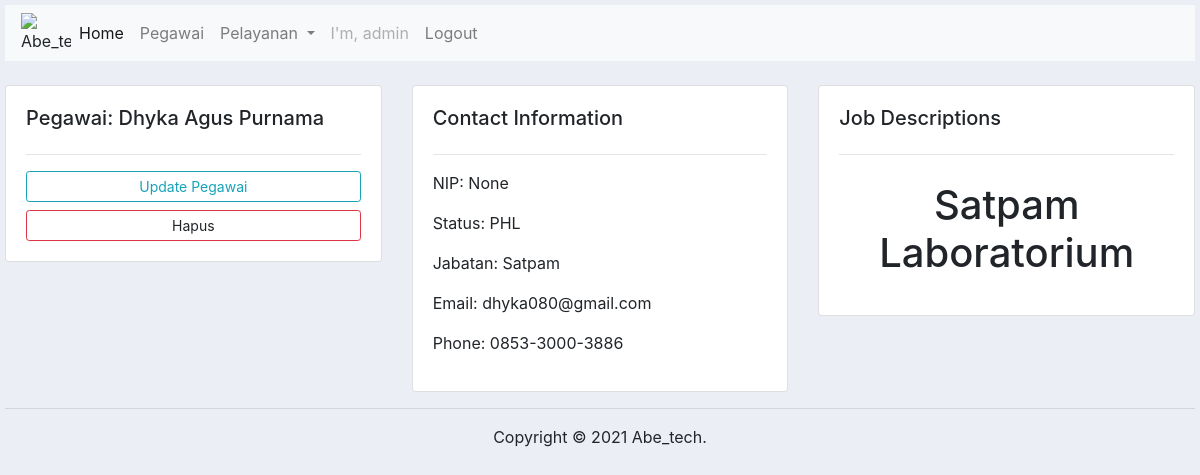
The page /pegawai/profil/1/ (signed in) on the database its author committed.
### pegawai/models.py (models this page shows)
class Pegawai(models.Model):
    STATUS = (
            ('ASN', 'ASN'),
            ('PHL', 'PHL'),
            )
    JKEL = (
            ('Laki-laki', 'Laki-laki'),
            ('Perempuan', 'Perempuan'),
            )
    nama = models.CharField(max_length=100)
    nip = models.CharField(max_length=20, null=True, blank=True)
    status = models.CharField(max_length=200, null=True, choices=STATUS)
    jabatan = models.ForeignKey(Jabatan, on_delete=models.CASCADE, null=True, blank=True)
    jenis_kelamin = models.CharField(max_length=200, null=True, choices=JKEL)
    telpon = models.CharField(max_length=20, null=True, blank=True)
    email = models.CharField(max_length=30, null=True, blank=True)
    note = models.CharField(max_length=1000, null=True, blank=True)
    def __str__(self):
        return self.nama

class Jabatan(models.Model):
    nama = models.CharField(max_length=100)
    keterangan = models.TextField()
    def __str__(self):
        return self.nama

### pegawai/views.py (the view)
# urls.py: path('profil/<str:pk>/', views.profil, name='profil'),
@login_required(login_url=settings.LOGIN_URL)
def profil(request, pk):
    profil = Pegawai.objects.get(id=pk)
    context = {'profil':profil,}
    return render(request, 'pegawai/profil-pegawai.html', context)

### pegawai/templates/pegawai/profil-pegawai.html (shortened to what this page needs)
{% extends 'pegawai/home.html' %}
{% load static %}
{% block content %}
<br>
<div class="row">
    <div class="col-md">
        <div class="card card-body">
            <h5>Pegawai: {{profil}}</h5>
            <hr>
            <a class="btn btn-outline-info  btn-sm btn-block" href="{% url 'update' profil.id %}">Update Pegawai</a>
            <a  data-toggle="modal" data-target="#hapus-{{ profil.id }}" class="btn btn-outline-danger btn-sm btn-block">
                Hapus
            </a>
        </div>
    </div>
    <div class="col-md">
        <div class="card card-body">
            <h5>Contact Information</h5>
            <hr>
            <p>NIP: {{profil.nip}}</p>
            <p>Status: {{profil.status}}</p>
            <p>Jabatan: {{profil.jabatan}}</p>
            <p>Email: {{profil.email}}</p>
            <p>Phone: {{profil.telpon}}</p>
        </div>
    </div>
    <div class="col-md">
        <div class="card card-body">
            <h5>Job Descriptions</h5>
            <hr>
            <h1 style="text-align: center;padding: 10px">{{profil.note}}</h1>
        </div>
    </div>
</div>
{% endblock content %}

### pegawai/templates/pegawai/navbar.html (shortened to what this page needs)
{% load static %}
<nav class="navbar navbar-expand-lg navbar-light bg-light">
    <img src="{% static 'img/pgk.png' %}" alt="Abe_tech" width='50px'>
    <div class="collapse navbar-collapse" id="navbarSupportedContent">
      <ul class="navbar-nav mr-auto">
        <li class="nav-item active">
          <a class="nav-link" href="/penduduk/">Home<span class="sr-only">(current)</span></a>
        </li>
        <li class="nav-item">
          <a class="nav-link" href="/pegawai/">Pegawai</a>
        </li>
        <li class="nav-item dropdown">
          <a class="nav-link dropdown-toggle" href="#" id="navbarDropdown" role="button" data-toggle="dropdown" aria-haspopup="true" aria-expanded="false">
            Pelayanan
          </a>
        </li>
        <li class="nav-item">
          {% if user.is_authenticated %}
          <a class="nav-link disabled" href="">I'm, {{user}}</a>
          {% endif %}
        </li>
        <li class="nav-item">
          <a class="nav-link" href="{% url 'keluar' %}">Logout</a>
        </li>
      </ul>
    </div>
  </nav>

### pegawai/templates/pegawai/home.html (style rules this page uses)
body { background-color: #ebeff5; margin: 5px; }

### rows shown on the page
Pegawai: nama "Dhyka Agus Purnama", nip "None", status "PHL", jabatan "Satpam", email "dhyka080@gmail.com", telpon "0853-3000-3886", note "Satpam Laboratorium"

### other values the page prints
{{ user }} "admin"
